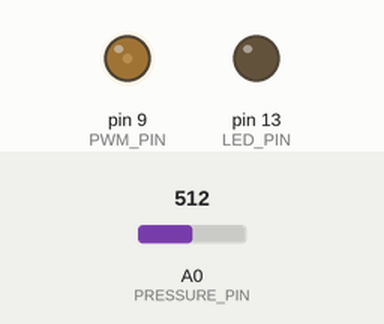
Simulated run of this sketch. Board: Arduino Uno, built with avr-gcc and run on an emulated ATmega328P. Parts: output pins drawn as LEDs (lit = HIGH). Inputs (shaded band) come from the test bench; at power-on: A0 (PRESSURE_PIN) = 512. What the sketch prints to the serial monitor is not drawn.

Above: at 13.9 s.
14.0 s: A0 (PRESSURE_PIN) set to 638
At 15.2 s:
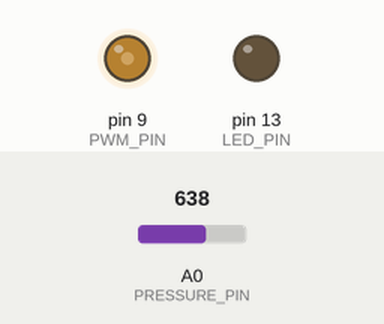
15.5 s: A0 (PRESSURE_PIN) set to 657
At 16.2 s:
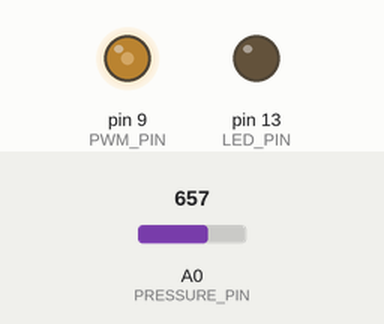
18.5 s: A0 (PRESSURE_PIN) set to 765
At 18.8 s:
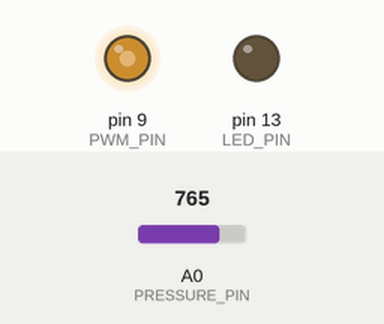
21.5 s: A0 (PRESSURE_PIN) set to 785
At 22.0 s:
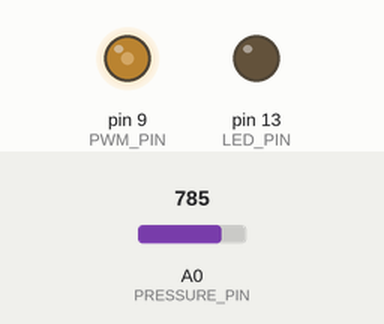
24.5 s: A0 (PRESSURE_PIN) set to 1010
At 25.06 s:
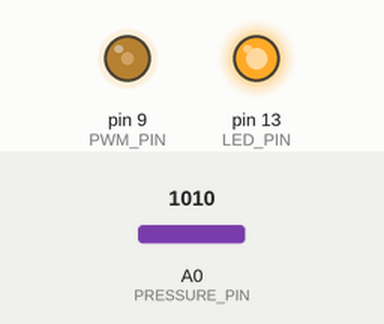
27.5 s: A0 (PRESSURE_PIN) set to 991
30.5 s: A0 (PRESSURE_PIN) set to 982
At 31.0 s:
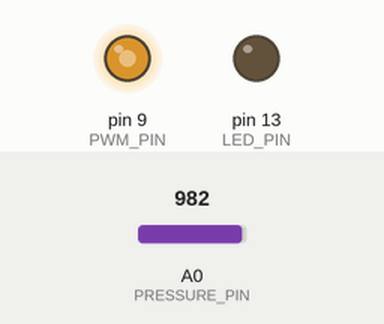
Timing chart, 0 to 38.7 s (numbered marks = the images above; inputs shaded):
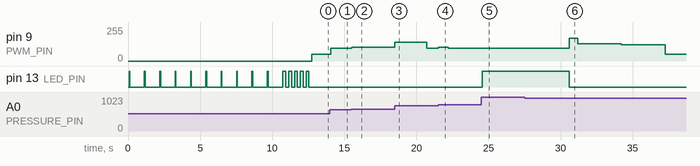

Measured:
- the behaviour switches between 983 and 982 on A0 (PRESSURE_PIN) (found by bisection; images 5 and 6)
- after the input at 14.0 s, pin 9 (PWM_PIN): 50/255 → 96/255 after 0.06 s
- after the input at 15.5 s, pin 9 (PWM_PIN): 96/255 → 103/255 at once
- after the input at 18.5 s, pin 9 (PWM_PIN): 103/255 → 142/255 at once, → 96/255 2.2 s later
- after the input at 21.5 s, pin 9 (PWM_PIN): 96/255 → 103/255 at once, → 96/255 0.68 s later
- after the input at 24.5 s, pin 9 (PWM_PIN): stays 96/255 (without the input it goes to 57/255 after 0.64 s); pin 13 (LED_PIN): LOW → HIGH after 0.06 s
- after the input at 30.5 s, pin 9 (PWM_PIN): 96/255 → 169/255 after 0.09 s, → 129/255 0.59 s later, → 122/255 3.0 s later, → 50/255 3.0 s later; pin 13 (LED_PIN): HIGH → LOW after 0.09 s

The sketch:

arduino_breath_sensor.ino
```cpp
// (licence header left out)
/*
 * Теневой Кодер: Arduino датчик дыхания для биомодуляции
 * Защищённая версия с калибровкой и защитой от перегрузки
 */

// Пин для датчика давления (MPX5010)
#define PRESSURE_PIN A0
// Пин для ШИМ выхода (управление усилителем)
#define PWM_PIN 9
// Пин для LED индикации
#define LED_PIN 13

// Параметры калибровки
float min_pressure = 0.5;  // минимальное давление (В)
float max_pressure = 4.5;  // максимальное давление (В)
float min_pwm = 50;         // минимальный ШИМ (0-255)
float max_pwm = 200;        // максимальный ШИМ (0-255)

// Защита от перегрузки
float max_voltage = 4.8;    // максимальное напряжение датчика
bool protection_enabled = true;

// Калибровочные данные
struct CalibrationData {
  float baseline_pressure;
  float breath_amplitude;
  float breath_rate;
  bool calibrated;
};

CalibrationData calibration = {0, 0, 0, false};

// Буфер для анализа дыхания
float breath_buffer[100];
int buffer_index = 0;
bool buffer_full = false;

void setup() {
  Serial.begin(9600);
  pinMode(LED_PIN, OUTPUT);
  pinMode(PRESSURE_PIN, INPUT);
  pinMode(PWM_PIN, OUTPUT);

  Serial.println("🔥 Теневой Кодер: Arduino датчик дыхания");
  Serial.println("Калибровка...");

  // Калибровка в течение 10 секунд
  calibrate_sensor();
}

void loop() {
  if (!calibration.calibrated) {
    Serial.println("❌ Датчик не откалиброван!");
    delay(1000);
    return;
  }

  // Читаем давление
  float pressure_voltage = analogRead(PRESSURE_PIN) * (5.0 / 1023.0);

  // Защита от перегрузки
  if (protection_enabled && pressure_voltage > max_voltage) {
    Serial.println("⚠️ ПЕРЕГРУЗКА! Отключение защиты...");
    digitalWrite(LED_PIN, HIGH);
    delay(100);
    digitalWrite(LED_PIN, LOW);
    return;
  }

  // Добавляем в буфер
  breath_buffer[buffer_index] = pressure_voltage;
  buffer_index = (buffer_index + 1) % 100;
  if (buffer_index == 0) buffer_full = true;

  // Анализируем дыхание
  float breath_envelope = analyze_breath_pattern();

  // Преобразуем в ШИМ
  int pwm_value = map_breath_to_pwm(breath_envelope);

  // Управляем усилителем
  analogWrite(PWM_PIN, pwm_value);

  // Отправляем данные в Serial (для Python)
  send_breath_data(pressure_voltage, breath_envelope, pwm_value);

  delay(50); // 20 Гц обновление
}

void calibrate_sensor() {
  Serial.println("Дыши спокойно 10 секунд...");

  float sum = 0;
  int samples = 0;

  for (int i = 0; i < 1000; i++) { // 10 секунд при 100 Гц
    float voltage = analogRead(PRESSURE_PIN) * (5.0 / 1023.0);
    sum += voltage;
    samples++;

    // Индикация калибровки
    if (i % 100 == 0) {
      digitalWrite(LED_PIN, HIGH);
      delay(50);
      digitalWrite(LED_PIN, LOW);
    }

    delay(10);
  }

  calibration.baseline_pressure = sum / samples;
  calibration.calibrated = true;

  Serial.print("✅ Калибровка завершена. Базовое давление: ");
  Serial.print(calibration.baseline_pressure);
  Serial.println(" В");

  // Мигаем LED для подтверждения
  for (int i = 0; i < 5; i++) {
    digitalWrite(LED_PIN, HIGH);
    delay(200);
    digitalWrite(LED_PIN, LOW);
    delay(200);
  }
}

float analyze_breath_pattern() {
  if (!buffer_full && buffer_index < 10) return 0;

  // Находим размах дыхания
  float min_val = 5.0;
  float max_val = 0.0;

  int samples = buffer_full ? 100 : buffer_index;
  for (int i = 0; i < samples; i++) {
    if (breath_buffer[i] < min_val) min_val = breath_buffer[i];
    if (breath_buffer[i] > max_val) max_val = breath_buffer[i];
  }

  float amplitude = max_val - min_val;
  calibration.breath_amplitude = amplitude;

  return amplitude;
}

int map_breath_to_pwm(float breath_amplitude) {
  // Нормализуем амплитуду дыхания
  float normalized = constrain(breath_amplitude, 0, 2.0); // макс 2В размах
  normalized = normalized / 2.0; // 0-1

  // Преобразуем в ШИМ с учётом калибровки
  int pwm = min_pwm + (normalized * (max_pwm - min_pwm));

  return constrain(pwm, min_pwm, max_pwm);
}

void send_breath_data(float pressure, float envelope, int pwm) {
  // Отправляем данные в формате JSON для Python
  Serial.print("{\"pressure\":");
  Serial.print(pressure, 3);
  Serial.print(",\"envelope\":");
  Serial.print(envelope, 3);
  Serial.print(",\"pwm\":");
  Serial.print(pwm);
  Serial.print(",\"calibrated\":");
  Serial.print(calibration.calibrated ? "true" : "false");
  Serial.println("}");
}

void emergency_stop() {
  // Аварийная остановка
  analogWrite(PWM_PIN, 0);
  digitalWrite(LED_PIN, HIGH);
  Serial.println("🚨 АВАРИЙНАЯ ОСТАНОВКА!");
}
```
